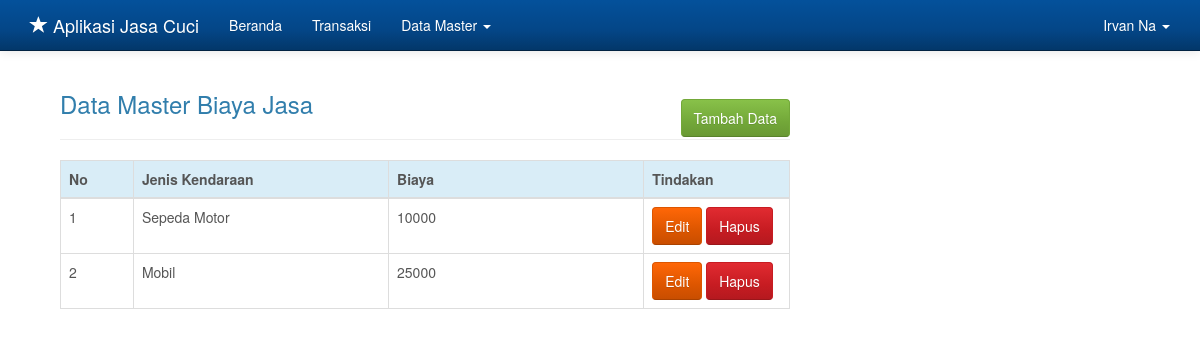
/admin.php?hlm=biaya (signed in), run on the app's committed database.
### tables this page shows
CREATE TABLE `biaya` (
  `id_biaya` int(10) NOT NULL,
  `jenis` varchar(50) NOT NULL,
  `biaya` int(10) NOT NULL
);

### biaya.php (the view)
<?php
if( empty( $_SESSION['id_user'] ) ){
	$_SESSION['err'] = '<strong>ERROR!</strong> Anda harus login terlebih dahulu.';
	header('Location: ./');
	die();
} else {
	if( isset( $_REQUEST['aksi'] )){
		$aksi = $_REQUEST['aksi'];
		switch($aksi){
			case 'baru':
				include 'biaya_baru.php';
				break;
			case 'edit':
				include 'biaya_edit.php';
				break;
			case 'hapus':
				include 'biaya_hapus.php';
				break;
		}
	} else {
		echo '
			<div class="container">
			<div class="col-md-8">
				<h3 style="margin-bottom: -20px;">Data Master Biaya Jasa</h3>
					<a href="./admin.php?hlm=biaya&aksi=baru" class="btn btn-success btn-s pull-right">Tambah Data</a>
				<br/><hr/>
				<table class="table table-bordered">
				 <thead>
				   <tr class="info">
					 <th width="10%">No</th>
					 <th width="35%">Jenis Kendaraan</th>
					 <th width="35%">Biaya</th>
					 <th width="20%">Tindakan</th>
				   </tr>
				 </thead>
				 <tbody>';
		 	$sql = mysqli_query($koneksi, "SELECT * FROM biaya");
		 	if(mysqli_num_rows($sql) > 0){
		 		$no = 0;
				 while($row = mysqli_fetch_array($sql)){
	 				$no++;
	 			echo '
				   <tr>
					 <td>'.$no.'</td>
					 <td>'.$row['jenis'].'</td>
					 <td>'.$row['biaya'].'</td>
					 <td>
					<script type="text/javascript" language="JavaScript">
					  	function konfirmasi(){
						  	tanya = confirm("Anda yakin akan menghapus user ini?");
						  	if (tanya == true) return true;
						  	else return false;
						}
					</script>
					 <a href="?hlm=biaya&aksi=edit&id_biaya='.$row['id_biaya'].'" class="btn btn-warning btn-s">Edit</a>
					 <a href="?hlm=biaya&aksi=hapus&submit=yes&id_biaya='.$row['id_biaya'].'" onclick="return konfirmasi()" class="btn btn-danger btn-s">Hapus</a>
					 </td>';
				}
			} else {
				 echo '<td colspan="8"><center><p class="add">Tidak ada data untuk ditampilkan. <u><a href="?hlm=biaya&aksi=baru">Tambah data baru</a></u> </p></center></td></tr>';
			}
			echo '
			 	</tbody>
			</table>
			</div>
		</div>';
	}
}
?>

### admin.php (style rules this page uses)
body { min-height: 200px; padding-top: 70px; }

### data on the page
biaya: jenis "Sepeda Motor", biaya "10000"
biaya: jenis "Mobil", biaya "25000"

### other printed values
$_SESSION['nama'] "Irvan Na"
